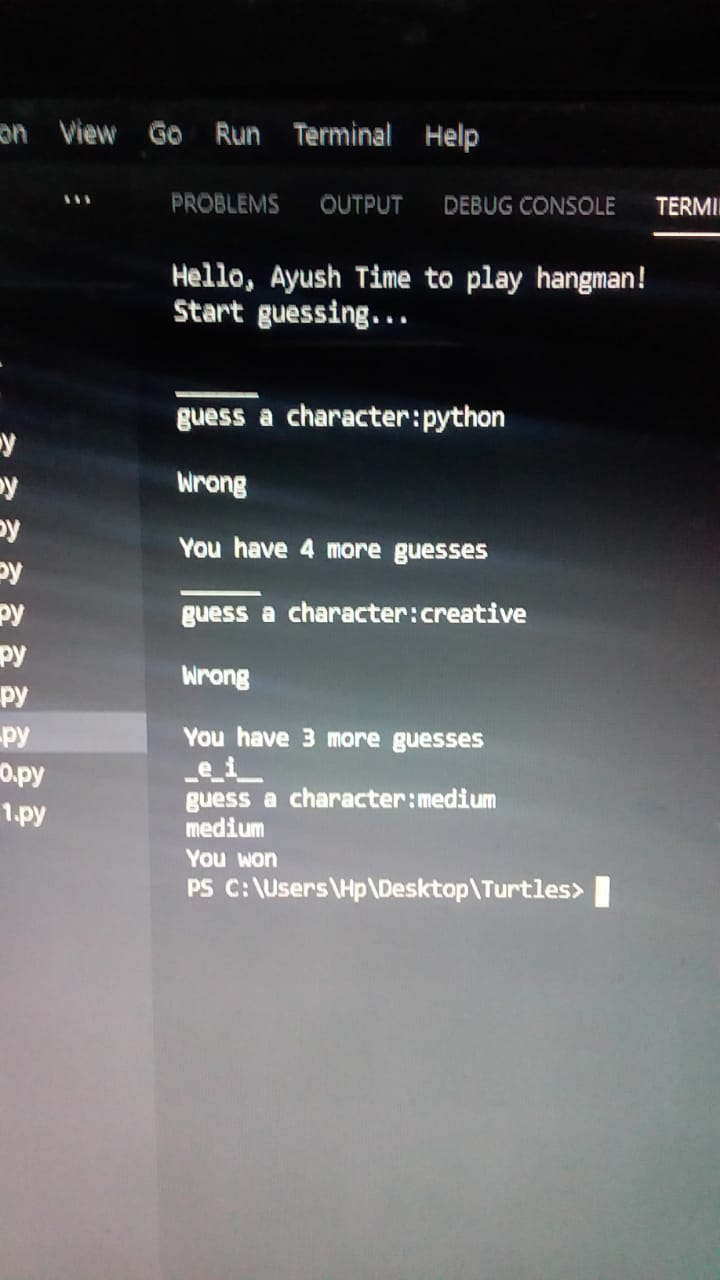
#> input picture WhatsApp Image 2021-01-19 at 17.51.43.jpeg, 720 x 1280 px
$ python 'Image Contrast Adjusting Filter.py'
#> lines starting #> are read from the running program, lines starting #| are printed output that depends on the picture
import numpy as np
import matplotlib.pyplot as plt
from PIL import Image
import os.path

# example -> C:\Users\xyz\OneDrive\Desktop\project\image.jpg
img_path = input("Enter the path here: ")
#> the answer given: ../WhatsApp Image 2021-01-19 at 17.51.43.jpeg
img = Image.open(img_path)
#> img is the input picture: PIL image 720x1280 RGB; mean R, G, B 90.2, 91.1, 92.6

# convert our image into a numpy array
img = np.asarray(img)
# print(img.shape)
# put pixels in a 1D array by flattening out img array
flat = img.flatten()

# create our own histogram function


def get_histogram(image, bins):
    # array with size of bins, set to zeros
#> called with image = array of shape (2764800,), bins = 256
    histogram = np.zeros(bins)

    # loop through pixels and sum up counts of pixels
    for pixel in image:
        histogram[pixel] += 1
#> this loop made 2764800 passes
#> pixel on passes 1 to 3: 12, 10, 11
#> after the loop, histogram = 256 values, max 126046 at index 5, min 549 at index 1, mean 10800

    # return our final result
    return histogram


# execute our histogram function
hist = get_histogram(flat, 256)
#> hist has the same summary as histogram in get_histogram

# execute the fn
cs = np.cumsum(hist)
#> cs = 256 values from 1161 to 2764800

# numerator & denomenator
nj = (cs - cs.min()) * 255
#> nj = 256 values from 0 to 704727945
N = cs.max() - cs.min()
#> N = 2763639

# re-normalize the cumsum
cs = nj / N
#> cs = 256 values from 0 to 255

# cast it back to uint8 since we can't use floating point values in images
cs = cs.astype('uint8')

# get the value from cumulative sum for every index in flat, and set that as img_new
img_new = cs[flat]

# put array back into original shape since we flattened it
img_new = np.reshape(img_new, img.shape)
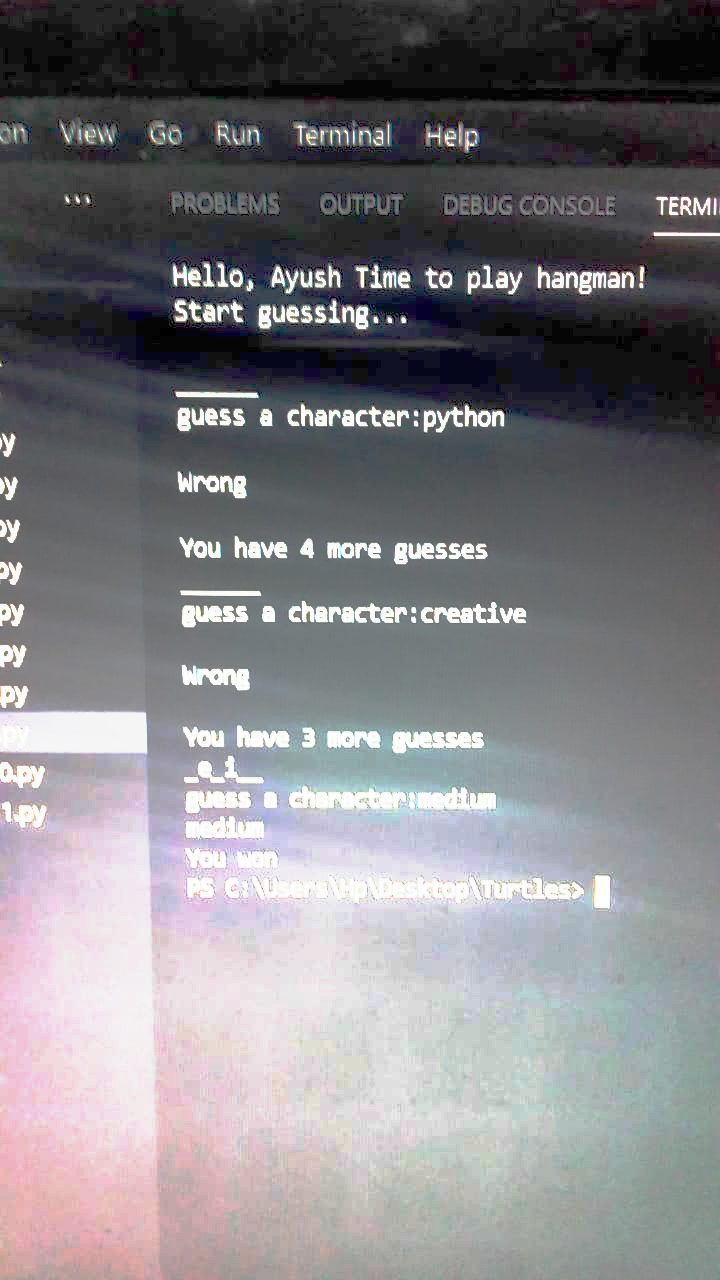
#> img_new: shape (1280, 720, 3); mean R, G, B 128.3, 127.1, 131

# set up side-by-side image display
fig = plt.figure()
fig.set_figheight(15)
fig.set_figwidth(15)

# display the real image
fig.add_subplot(1, 2, 1)
plt.imshow(img, cmap='gray')
plt.title("Image 'Before' Contrast Adjustment")

# display the new image
fig.add_subplot(1, 2, 2)
plt.imshow(img_new, cmap='gray')
plt.title("Image 'After' Contrast Adjustment")
filename = os.path.basename(img_path)

plt.savefig("./Image Contrast Adjusting Filter/(Contrast Adjusted)"+filename)
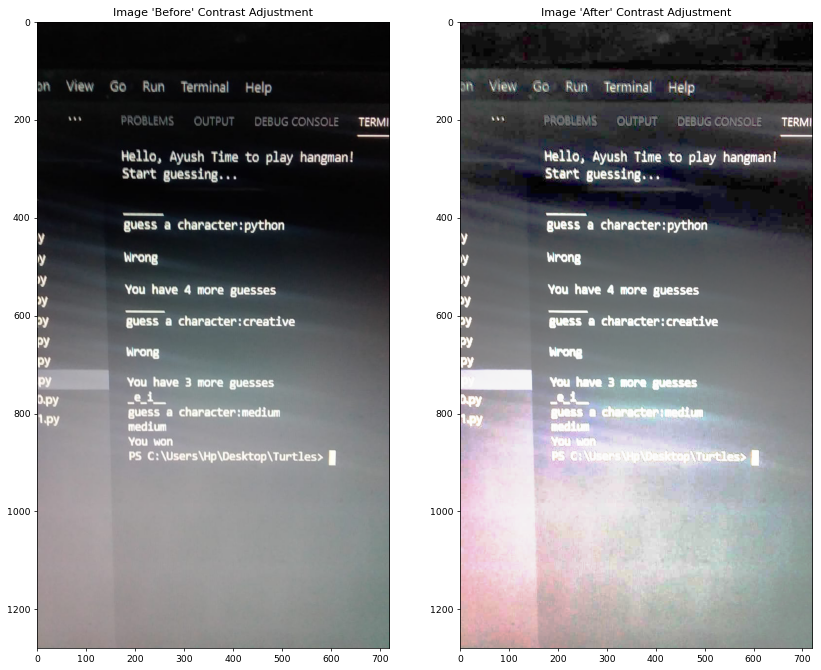
#> figure drawn by matplotlib, 2 panels

plt.show()
